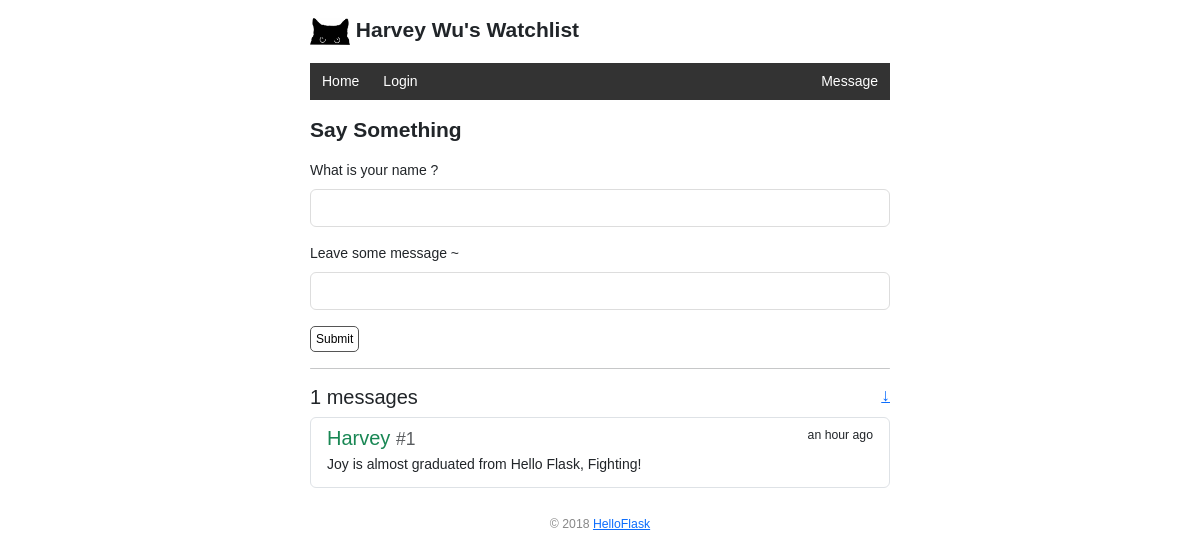
Screenshot of /message with the database file from the repository.
### watchlist/models.py (models this page shows, shortened)
class User(db.Model, UserMixin):
    id = db.Column(db.Integer, primary_key=True)
    name = db.Column(db.String(20))
    username = db.Column(db.String(20))
    password_hash = db.Column(db.String(128))

class Message(db.Model):
    id = db.Column(db.Integer, primary_key=True)
    name = db.Column(db.String(20))
    text = db.Column(db.String(200))
    timestamp = db.Column(db.DateTime, default=datetime.utcnow, index=True)

### watchlist/views.py (the view)
@app.route('/message', methods=['GET', 'POST'])
def message():
    form = MessageForm()
    messages = Message.query.order_by(Message.timestamp.desc()).all()
    return render_template('message.html', form=form, messages=messages)

### watchlist/forms.py
class MessageForm(FlaskForm):
    name = StringField('What is your name ?', validators=[DataRequired()])
    text = StringField('Leave some message ~')
    submit = SubmitField('Submit')

### watchlist/__init__.py (called while the page is built)
@app.context_processor
def inject_user():
    from watchlist.models import User
    user = User.query.first()
    return dict(user=user)

### watchlist/templates/message.html
{% extends 'base.html' %}
{% from 'bootstrap5/form.html' import render_form, render_field %}
{% block content %}
<h2>Say Something</h2>
<div style="text-align: left">
    {{ render_form(form, action="/message/create") }}
</div>
<hr class="rounded">
<h5>{{ messages|length }} messages
    <small class="float-right">
        <a href="#bottom" title="Go Bottom">&darr;</a>
    </small>
</h5>
<div class="list-group">
    {% for message in messages %}
    <a class="list-group-item list-group-item-action flex-column">
        <div class="d-flex w-100 justify-content-between">
            <h5 class="mb-1 text-success">{{ message.name }}
                <small class="text-muted"> #{{ loop.revindex }}</small>
            </h5>
            <small data-toggle="tooltip" data-placement="top"
                   data-timestamp="{{ message.timestamp.strftime('%Y-%m-%dT%H:%M:%SZ') }}"
                   data-delay="500">
                {{ moment(message.timestamp).fromNow(refresh=True) }}
            </small>
        </div>
        <p class="mb-1">{{ message.text }}</p>
    </a>
    {% endfor %}
</div>
{% endblock %}

### watchlist/templates/base.html (shortened to what this page needs)
<!DOCTYPE html>
<html lang="en">
<head>
    {% block head %}
    {{ bootstrap.load_css() }}
    <link rel="stylesheet" href="{{ url_for('static', filename='style.css') }}" type="text/css">
    {% endblock %}
</head>
<body>
<h2>
    <img alt="Avatar" class="avatar" src="{{ url_for('static', filename='images/avatar.png') }}">
    {% block title %}{{ user.name }}'s Watchlist{% endblock %}
</h2>
<nav>
    <ul>
        <li><a href="{{ url_for('index') }}">Home</a></li>
        {% if current_user.is_authenticated %}
        <li><a href="{{ url_for('settings') }}">Settings</a></li>
        <li><a href="{{ url_for('logout') }}">Logout</a></li>
        {% else %}
        <li><a href="{{ url_for('login') }}">Login</a></li>
        {% endif %}
        <li class="rightmost"><a href="{{ url_for('message') }}">Message</a></li>
    </ul>
</nav>
{% block content %}{% endblock %}
<footer>
    <small>&copy; 2018 <a href="http://helloflask.com/book/3">HelloFlask</a></small>
</footer>
</body>
</html>

### watchlist/static/style.css (style rules this page uses)
body { margin: auto; max-width: 580px; font-size: 14px; font-family: Helvetica, Arial, sans-serif; }
h2 { display: block; font-size: 1.5em; margin-block-start: 0.83em; margin-block-end: 0.83em; margin-inline-start: 0px; margin-inline-end: 0px; font-weight: bold; }
footer { color: #888; margin-top: 15px; text-align: center; padding: 10px; }
.avatar { width: 40px; }
nav ul { list-style-type: none; margin: 0; padding: 0; overflow: hidden; background-color: #333; display: flex; justify-content: flex-end; }
nav li { float: left; }
nav li a { display: block; color: white; text-align: center; padding: 8px 12px; text-decoration: none; }
nav .rightmost { color: white; margin-left: auto; }
.float-right { float: right; }
input[type=submit] { font-family: inherit; }
input[type=text] { border: 1px solid #ddd; }
.btn { font-size: 12px; padding: 3px 5px; text-decoration: none; cursor: pointer; background-color: white; color: black; border: 1px solid #555555; border-radius: 5px; }

### rows the page displays
User: name "Harvey Wu"
Message: name "Harvey", timestamp "an hour ago", text "Joy is almost graduated from Hello Flask, Fighting!"

### other values shown
{{ messages|length }} "1"
